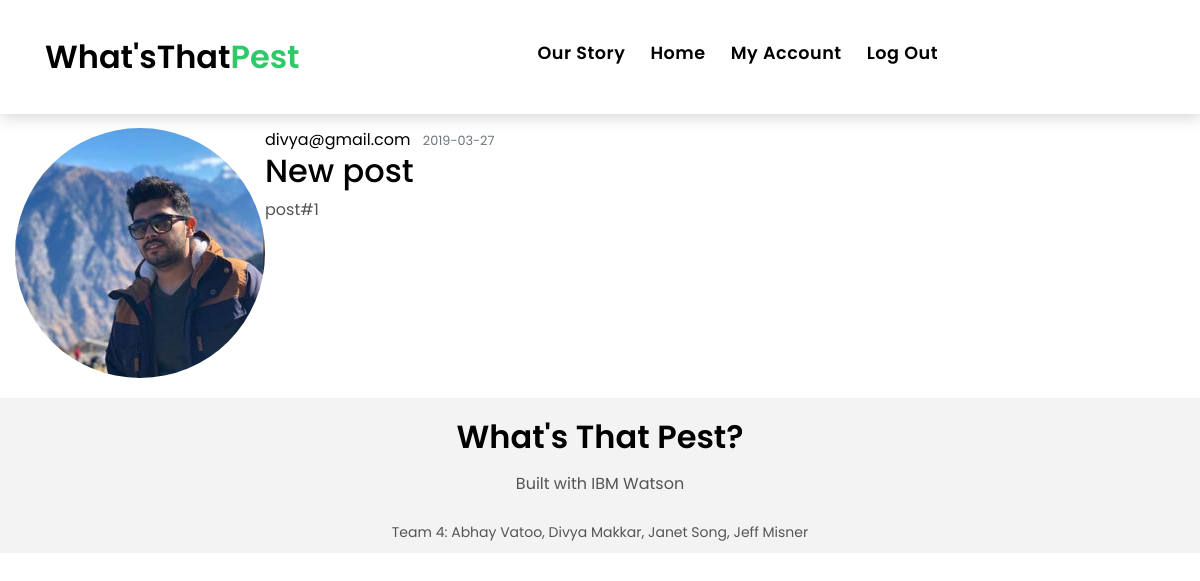
/post/1, run on the app's committed database.
### whatsThatPest/models.py (models this page shows, shortened)
class User(db.Model, UserMixin):
    id = db.Column(db.Integer, primary_key=True)
    username = db.Column(db.String(20), unique=True, nullable=False)
    email = db.Column(db.String(120), unique=True, nullable=False)
    profile_image = db.Column(db.String(20), nullable=False, default='default.jpg')
    password = db.Column(db.String(60), nullable=False)
    posts = db.relationship('Post', backref='author', lazy=True)
    bugs = db.relationship('Bug', backref='author', lazy=True)

class Post(db.Model):
    id = db.Column(db.Integer, primary_key=True)
    title = db.Column(db.String(100), nullable=False)
    date_posted = db.Column(db.DateTime, nullable=False, default=datetime.utcnow)
    content = db.Column(db.Text, nullable=False)
    user_id = db.Column(db.Integer, db.ForeignKey('user.id'), nullable=False)
    post_image = db.Column(db.String(20))

### whatsThatPest/posts/routes.py (the view)
@posts.route("/post/<int:post_id>")
def post(post_id):
    post = Post.query.get_or_404(post_id)
    return render_template('post.html', title=post.title, post=post)

### whatsThatPest/templates/post.html (shortened to what this page needs)
{% extends "layout.html" %}
{% block content %}
  <article class="media content-section">
    <img class="rounded-circle article-img" src="{{ url_for('static', filename='profile_pics/' + post.author.profile_image) }}">
    <div class="media-body">
      <div class="article-metadata">
        <a class="mr-2" href="{{ url_for('users.user_posts', username=post.author.username) }}">{{ post.author.username }}</a>
        <small class="text-muted">{{ post.date_posted.strftime('%Y-%m-%d') }}</small>
      </div>
      <h2 class="article-title">{{ post.title }}</h2>
      <p class="article-content">{{ post.content }}</p>
    </div>
  </article>
{% endblock content %}

### whatsThatPest/static/css/index.css (style rules this page uses)
body { font-family: 'Poppins', sans-serif; color: #555555; }
body, html { height: 100%; }
h1, h2, h3, h4, h5, h6 { color: #000000; }
a { color: #000000; transition: all .5s ease; }

### whatsThatPest/static/css/style.css (style rules this page uses)
body { font-family: 'Poppins', sans-serif; color: #555555; }
body, html { height: 100%; }
h1, h2, h3, h4, h5, h6 { color: #000000; }
a { color: #000000; transition: all .5s ease; }

### data on the page
User: profile_image (picture), author.username "divya@gmail.com"
Post: date_posted "2019-03-27", title "New post", content "post#1"
